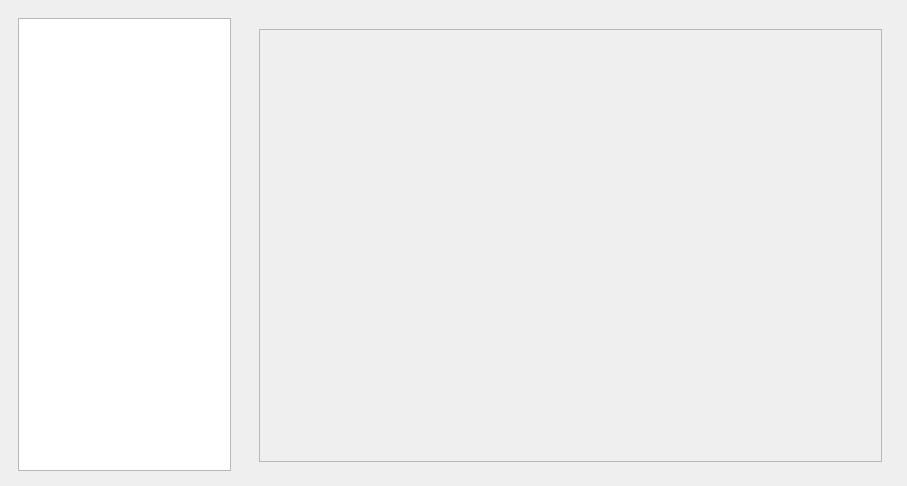
<?xml version="1.0" encoding="UTF-8"?>
<ui version="4.0">
 <class>presChartForm</class>
 <widget class="QWidget" name="presChartForm">
  <property name="geometry">
   <rect>
    <x>0</x>
    <y>0</y>
   <width>907</width>
    <height>486</height>
   </rect>
  </property>
  <property name="windowTitle">
   <string>Widget</string>
  </property>
  <widget class="QFrame" name="horizontalFrame1">
   <property name="geometry">
    <rect>
     <x>250</x>
     <y>20</y>
     <width>641</width>
     <height>451</height>
    </rect>
   </property>
   <layout class="QHBoxLayout" name="horizontalLayout">
    <item>
     <widget class="QFrame" name="frame">
      <property name="frameShape">
       <enum>QFrame::StyledPanel</enum>
      </property>
      <property name="frameShadow">
       <enum>QFrame::Raised</enum>
      </property>
     </widget>
    </item>
   </layout>
  </widget>
  <widget class="QFrame" name="horizontalFrame">
   <property name="geometry">
    <rect>
     <x>9</x>
     <y>9</y>
     <width>231</width>
     <height>471</height>
    </rect>
   </property>
   <layout class="QHBoxLayout" name="horizontalLayout_2">
    <item>
     <widget class="QTableView" name="tableView"/>
    </item>
   </layout>
  </widget>
 </widget>
 <resources/>
 <connections/>
</ui>
